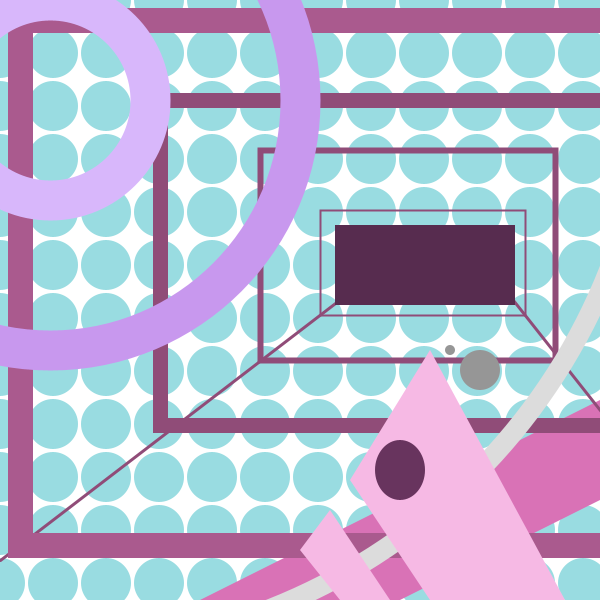
Frame 1 (no input)
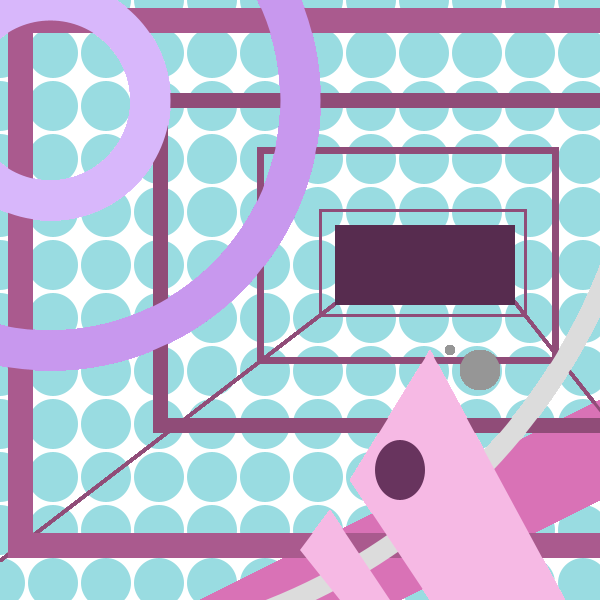
Frame 60 (the mouse pressed at the canvas centre just before this capture)
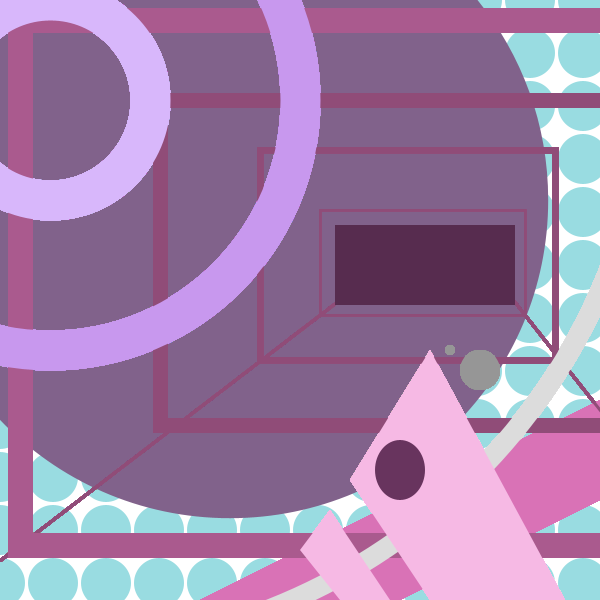
Frame 120 (the mouse held since frame 60 and released just before this capture)

The Processing sketch that drew these frames (run headless with seeded random() and noise(); from frame 60 on, the mouse is pressed at the canvas centre):

// Processing sketch: processing_14351
// ── processing_14351.pde

   void setup(){
  
 smooth();
 background(255);
 
   
 size(600,600);
 noStroke(); 
 
 
for(int y =0; y <=height; y+= 53){  

   for(int x = 0; x<= width; x+= 53){  

      fill(#99DCE1);  

       ellipse(x, y, 50, 50);} }  

   }


void draw() {
  
  smooth();
if(keyPressed) {
if (key == 'c' || key == 'C') {
  
for(int y =0; y <=height; y+= 53){  

   for(int x = 0; x<= width; x+= 53){  

      fill(#FDABF6);  

       ellipse(x, y, 50, 50);} }  

   }


} else {
  smooth();
fill(255);
}
ellipse(0,0, 50, 50);




   

//Sasun  


fill(#D972B6);

quad(200,600,600,400,600,500,400,600);  

   

   

   

   

noFill();  

stroke(140);  

strokeWeight(5);  

   

   

//Rect Group  

stroke(#904C78);

strokeWeight(3);  

   

     

     

//linewith    




line(0,560,339,300);  

line(513,300,750,600);  

   

   

strokeWeight(2);  

rect(320,210,205,105);  

   

   

strokeWeight(6);  

rect(260,150,295,210);  

   

   

strokeWeight(15);  

rect(160,100,450,325);  

   

stroke(#AA5A8E);  

   

strokeWeight(25);  

rect(20,20,610,525);  

   

   

   

//Giatnt circle  

   

//a  

stroke(#C898EE);  

strokeWeight(40);  

ellipse(50,100,500,500);  

   

//b  

stroke(#D8B7FB);  

ellipse(50,100,200,200);  

   

//c  

stroke(220);  

strokeWeight(20);  

ellipse(50,50,1200,1200);  

   

   

   

   

   

//Mid Rect  

   

noStroke();  

   

   

quad(50,400,170,360,200,430,70,470);  

fill(#572C4F);  

   

rect(335,225,180,80);  

   

   

   

   

//whabun  

fill(#81628B);  

noStroke();  

//click Cx2 to make arrange behind
   float speed = dist(mouseX, mouseY, pmouseX, pmouseY);
float diameter = speed * 3.0;
ellipse(230,200, diameter/2, diameter/2);





   

   

   

//Donglami  

fill(150);  

ellipse(480,370,40,40);  

   

   

//Doglami2  

   

fill(150);  

ellipse(450,350,10,10);  

   

 

   

 

   

   

   

   


   

   

fill(#F6B9E4);  

quad(350,480,430,350,565,600,430,600);  

quad(300,550,330,510,390,600,340,600);  

   
   

   
   
   //geumul

//don3  

   

fill(#68345E);  

ellipse(400,470,50,60); 
//are Rect  


}

                                                
